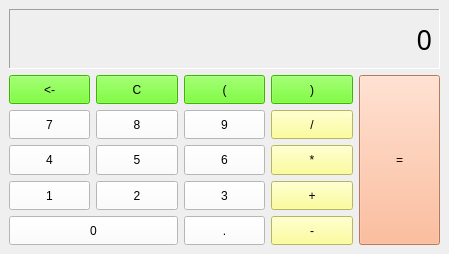
<?xml version="1.0" encoding="UTF-8"?>
<ui version="4.0">
 <class>MainWindow</class>
 <widget class="QMainWindow" name="MainWindow">
  <property name="geometry">
   <rect>
    <x>0</x>
    <y>0</y>
    <width>449</width>
    <height>254</height>
   </rect>
  </property>
  <property name="windowTitle">
   <string>계산기</string>
  </property>
  <property name="toolButtonStyle">
   <enum>Qt::ToolButtonStyle::ToolButtonIconOnly</enum>
  </property>
  <property name="animated">
   <bool>false</bool>
  </property>
  <widget class="QWidget" name="centralwidget">
   <layout class="QVBoxLayout" name="verticalLayout">
    <item>
     <widget class="QLabel" name="lblDisp">
      <property name="sizePolicy">
       <sizepolicy hsizetype="Preferred" vsizetype="Fixed">
        <horstretch>0</horstretch>
        <verstretch>0</verstretch>
       </sizepolicy>
      </property>
      <property name="minimumSize">
       <size>
        <width>0</width>
        <height>60</height>
       </size>
      </property>
      <property name="maximumSize">
       <size>
        <width>16777215</width>
        <height>60</height>
       </size>
      </property>
      <property name="font">
       <font>
        <family>굴림</family>
        <pointsize>20</pointsize>
        <italic>false</italic>
        <bold>false</bold>
       </font>
      </property>
      <property name="styleSheet">
       <string notr="true">font: 20pt &quot;굴림&quot;;</string>
      </property>
      <property name="frameShape">
       <enum>QFrame::Shape::Panel</enum>
      </property>
      <property name="frameShadow">
       <enum>QFrame::Shadow::Sunken</enum>
      </property>
      <property name="text">
       <string>0</string>
      </property>
      <property name="alignment">
       <set>Qt::AlignmentFlag::AlignRight|Qt::AlignmentFlag::AlignTrailing|Qt::AlignmentFlag::AlignVCenter</set>
      </property>
     </widget>
    </item>
    <item>
     <layout class="QGridLayout" name="gridLayout">
      <item row="2" column="0">
       <widget class="QPushButton" name="btn4">
        <property name="sizePolicy">
         <sizepolicy hsizetype="Minimum" vsizetype="Minimum">
          <horstretch>0</horstretch>
          <verstretch>0</verstretch>
         </sizepolicy>
        </property>
        <property name="styleSheet">
         <string notr="true">font: 11pt &quot;HY견고딕&quot;;
background-color: rgb(255, 255, 255);</string>
        </property>
        <property name="text">
         <string>4</string>
        </property>
        <attribute name="buttonGroup">
         <string notr="true">btnGroupDisp</string>
        </attribute>
       </widget>
      </item>
      <item row="1" column="1">
       <widget class="QPushButton" name="btn8">
        <property name="sizePolicy">
         <sizepolicy hsizetype="Minimum" vsizetype="Minimum">
          <horstretch>0</horstretch>
          <verstretch>0</verstretch>
         </sizepolicy>
        </property>
        <property name="styleSheet">
         <string notr="true">font: 11pt &quot;HY견고딕&quot;;
background-color: rgb(255, 255, 255);</string>
        </property>
        <property name="text">
         <string>8</string>
        </property>
        <attribute name="buttonGroup">
         <string notr="true">btnGroupDisp</string>
        </attribute>
       </widget>
      </item>
      <item row="0" column="4" rowspan="5">
       <widget class="QPushButton" name="btnResult">
        <property name="sizePolicy">
         <sizepolicy hsizetype="Minimum" vsizetype="Minimum">
          <horstretch>0</horstretch>
          <verstretch>0</verstretch>
         </sizepolicy>
        </property>
        <property name="styleSheet">
         <string notr="true">font: 11pt &quot;HY견고딕&quot;;
background-color: rgb(255, 170, 127);</string>
        </property>
        <property name="text">
         <string>=</string>
        </property>
        <attribute name="buttonGroup">
         <string notr="true">btnGroupOp</string>
        </attribute>
       </widget>
      </item>
      <item row="4" column="2">
       <widget class="QPushButton" name="btnDot">
        <property name="sizePolicy">
         <sizepolicy hsizetype="Minimum" vsizetype="Minimum">
          <horstretch>0</horstretch>
          <verstretch>0</verstretch>
         </sizepolicy>
        </property>
        <property name="styleSheet">
         <string notr="true">font: 11pt &quot;HY견고딕&quot;;
background-color: rgb(255, 255, 255);</string>
        </property>
        <property name="text">
         <string>.</string>
        </property>
        <attribute name="buttonGroup">
         <string notr="true">btnGroupDisp</string>
        </attribute>
       </widget>
      </item>
      <item row="0" column="0">
       <widget class="QPushButton" name="btnBack">
        <property name="sizePolicy">
         <sizepolicy hsizetype="Minimum" vsizetype="Minimum">
          <horstretch>0</horstretch>
          <verstretch>0</verstretch>
         </sizepolicy>
        </property>
        <property name="styleSheet">
         <string notr="true">font: 11pt &quot;HY견고딕&quot;;
background-color: rgb(85, 255, 0);</string>
        </property>
        <property name="text">
         <string>&lt;-</string>
        </property>
        <attribute name="buttonGroup">
         <string notr="true">btnGroupOp</string>
        </attribute>
       </widget>
      </item>
      <item row="2" column="3">
       <widget class="QPushButton" name="btnMul">
        <property name="sizePolicy">
         <sizepolicy hsizetype="Minimum" vsizetype="Minimum">
          <horstretch>0</horstretch>
          <verstretch>0</verstretch>
         </sizepolicy>
        </property>
        <property name="styleSheet">
         <string notr="true">font: 11pt &quot;HY견고딕&quot;;
background-color: rgb(255, 255, 127);</string>
        </property>
        <property name="text">
         <string>*</string>
        </property>
        <attribute name="buttonGroup">
         <string notr="true">btnGroupDisp</string>
        </attribute>
       </widget>
      </item>
      <item row="1" column="3">
       <widget class="QPushButton" name="btnDivide">
        <property name="sizePolicy">
         <sizepolicy hsizetype="Minimum" vsizetype="Minimum">
          <horstretch>0</horstretch>
          <verstretch>0</verstretch>
         </sizepolicy>
        </property>
        <property name="styleSheet">
         <string notr="true">font: 11pt &quot;HY견고딕&quot;;
background-color: rgb(255, 255, 127);</string>
        </property>
        <property name="text">
         <string>/</string>
        </property>
        <attribute name="buttonGroup">
         <string notr="true">btnGroupDisp</string>
        </attribute>
       </widget>
      </item>
      <item row="2" column="1">
       <widget class="QPushButton" name="btn5">
        <property name="sizePolicy">
         <sizepolicy hsizetype="Minimum" vsizetype="Minimum">
          <horstretch>0</horstretch>
          <verstretch>0</verstretch>
         </sizepolicy>
        </property>
        <property name="styleSheet">
         <string notr="true">font: 11pt &quot;HY견고딕&quot;;
background-color: rgb(255, 255, 255);</string>
        </property>
        <property name="text">
         <string>5</string>
        </property>
        <attribute name="buttonGroup">
         <string notr="true">btnGroupDisp</string>
        </attribute>
       </widget>
      </item>
      <item row="2" column="2">
       <widget class="QPushButton" name="btn6">
        <property name="sizePolicy">
         <sizepolicy hsizetype="Minimum" vsizetype="Minimum">
          <horstretch>0</horstretch>
          <verstretch>0</verstretch>
         </sizepolicy>
        </property>
        <property name="styleSheet">
         <string notr="true">font: 11pt &quot;HY견고딕&quot;;
background-color: rgb(255, 255, 255);</string>
        </property>
        <property name="text">
         <string>6</string>
        </property>
        <attribute name="buttonGroup">
         <string notr="true">btnGroupDisp</string>
        </attribute>
       </widget>
      </item>
      <item row="0" column="2">
       <widget class="QPushButton" name="btnl">
        <property name="sizePolicy">
         <sizepolicy hsizetype="Minimum" vsizetype="Minimum">
          <horstretch>0</horstretch>
          <verstretch>0</verstretch>
         </sizepolicy>
        </property>
        <property name="styleSheet">
         <string notr="true">font: 11pt &quot;HY견고딕&quot;;
background-color: rgb(85, 255, 0);</string>
        </property>
        <property name="text">
         <string>(</string>
        </property>
        <attribute name="buttonGroup">
         <string notr="true">btnGroupDisp</string>
        </attribute>
       </widget>
      </item>
      <item row="0" column="3">
       <widget class="QPushButton" name="btnr">
        <property name="sizePolicy">
         <sizepolicy hsizetype="Minimum" vsizetype="Minimum">
          <horstretch>0</horstretch>
          <verstretch>0</verstretch>
         </sizepolicy>
        </property>
        <property name="styleSheet">
         <string notr="true">font: 11pt &quot;HY견고딕&quot;;
background-color: rgb(85, 255, 0);</string>
        </property>
        <property name="text">
         <string>)</string>
        </property>
        <attribute name="buttonGroup">
         <string notr="true">btnGroupDisp</string>
        </attribute>
       </widget>
      </item>
      <item row="0" column="1">
       <widget class="QPushButton" name="btnC">
        <property name="sizePolicy">
         <sizepolicy hsizetype="Minimum" vsizetype="Minimum">
          <horstretch>0</horstretch>
          <verstretch>0</verstretch>
         </sizepolicy>
        </property>
        <property name="styleSheet">
         <string notr="true">font: 11pt &quot;HY견고딕&quot;;
background-color: rgb(85, 255, 0);</string>
        </property>
        <property name="text">
         <string>C</string>
        </property>
        <attribute name="buttonGroup">
         <string notr="true">btnGroupOp</string>
        </attribute>
       </widget>
      </item>
      <item row="1" column="2">
       <widget class="QPushButton" name="btn9">
        <property name="sizePolicy">
         <sizepolicy hsizetype="Minimum" vsizetype="Minimum">
          <horstretch>0</horstretch>
          <verstretch>0</verstretch>
         </sizepolicy>
        </property>
        <property name="styleSheet">
         <string notr="true">font: 11pt &quot;HY견고딕&quot;;
background-color: rgb(255, 255, 255);</string>
        </property>
        <property name="text">
         <string>9</string>
        </property>
        <attribute name="buttonGroup">
         <string notr="true">btnGroupDisp</string>
        </attribute>
       </widget>
      </item>
      <item row="1" column="0">
       <widget class="QPushButton" name="btn7">
        <property name="sizePolicy">
         <sizepolicy hsizetype="Minimum" vsizetype="Minimum">
          <horstretch>0</horstretch>
          <verstretch>0</verstretch>
         </sizepolicy>
        </property>
        <property name="styleSheet">
         <string notr="true">font: 11pt &quot;HY견고딕&quot;;
background-color: rgb(255, 255, 255);</string>
        </property>
        <property name="text">
         <string>7</string>
        </property>
        <attribute name="buttonGroup">
         <string notr="true">btnGroupDisp</string>
        </attribute>
       </widget>
      </item>
      <item row="3" column="0">
       <widget class="QPushButton" name="btn1">
        <property name="sizePolicy">
         <sizepolicy hsizetype="Minimum" vsizetype="Minimum">
          <horstretch>0</horstretch>
          <verstretch>0</verstretch>
         </sizepolicy>
        </property>
        <property name="styleSheet">
         <string notr="true">font: 11pt &quot;HY견고딕&quot;;
background-color: rgb(255, 255, 255);</string>
        </property>
        <property name="text">
         <string>1</string>
        </property>
        <attribute name="buttonGroup">
         <string notr="true">btnGroupDisp</string>
        </attribute>
       </widget>
      </item>
      <item row="3" column="1">
       <widget class="QPushButton" name="btn2">
        <property name="sizePolicy">
         <sizepolicy hsizetype="Minimum" vsizetype="Minimum">
          <horstretch>0</horstretch>
          <verstretch>0</verstretch>
         </sizepolicy>
        </property>
        <property name="styleSheet">
         <string notr="true">font: 11pt &quot;HY견고딕&quot;;
background-color: rgb(255, 255, 255);</string>
        </property>
        <property name="text">
         <string>2</string>
        </property>
        <attribute name="buttonGroup">
         <string notr="true">btnGroupDisp</string>
        </attribute>
       </widget>
      </item>
      <item row="3" column="2">
       <widget class="QPushButton" name="btn3">
        <property name="sizePolicy">
         <sizepolicy hsizetype="Minimum" vsizetype="Minimum">
          <horstretch>0</horstretch>
          <verstretch>0</verstretch>
         </sizepolicy>
        </property>
        <property name="styleSheet">
         <string notr="true">font: 11pt &quot;HY견고딕&quot;;
background-color: rgb(255, 255, 255);</string>
        </property>
        <property name="text">
         <string>3</string>
        </property>
        <attribute name="buttonGroup">
         <string notr="true">btnGroupDisp</string>
        </attribute>
       </widget>
      </item>
      <item row="3" column="3">
       <widget class="QPushButton" name="btnPlus">
        <property name="sizePolicy">
         <sizepolicy hsizetype="Minimum" vsizetype="Minimum">
          <horstretch>0</horstretch>
          <verstretch>0</verstretch>
         </sizepolicy>
        </property>
        <property name="styleSheet">
         <string notr="true">font: 11pt &quot;HY견고딕&quot;;
background-color: rgb(255, 255, 127);</string>
        </property>
        <property name="text">
         <string>+</string>
        </property>
        <attribute name="buttonGroup">
         <string notr="true">btnGroupDisp</string>
        </attribute>
       </widget>
      </item>
      <item row="4" column="0" colspan="2">
       <widget class="QPushButton" name="btn0">
        <property name="sizePolicy">
         <sizepolicy hsizetype="Minimum" vsizetype="Minimum">
          <horstretch>0</horstretch>
          <verstretch>0</verstretch>
         </sizepolicy>
        </property>
        <property name="styleSheet">
         <string notr="true">font: 11pt &quot;HY견고딕&quot;;
background-color: rgb(255, 255, 255);</string>
        </property>
        <property name="text">
         <string>0</string>
        </property>
        <attribute name="buttonGroup">
         <string notr="true">btnGroupDisp</string>
        </attribute>
       </widget>
      </item>
      <item row="4" column="3">
       <widget class="QPushButton" name="btnMinus">
        <property name="sizePolicy">
         <sizepolicy hsizetype="Minimum" vsizetype="Minimum">
          <horstretch>0</horstretch>
          <verstretch>0</verstretch>
         </sizepolicy>
        </property>
        <property name="styleSheet">
         <string notr="true">font: 11pt &quot;HY견고딕&quot;;
background-color: rgb(255, 255, 127);</string>
        </property>
        <property name="text">
         <string>-</string>
        </property>
        <attribute name="buttonGroup">
         <string notr="true">btnGroupDisp</string>
        </attribute>
       </widget>
      </item>
     </layout>
    </item>
   </layout>
  </widget>
 </widget>
 <resources/>
 <connections/>
 <buttongroups>
  <buttongroup name="btnGroupOp"/>
  <buttongroup name="btnGroupDisp"/>
 </buttongroups>
</ui>
